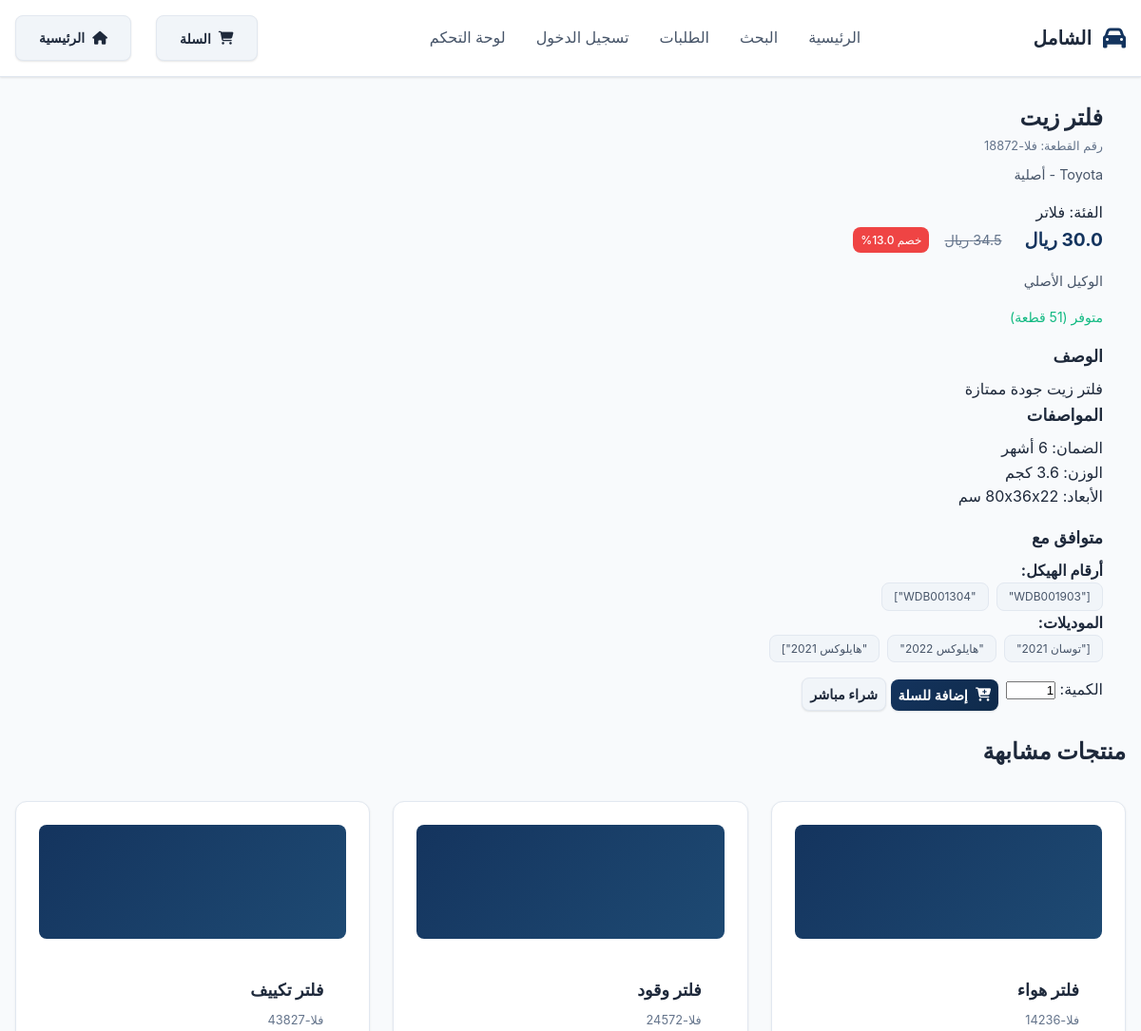
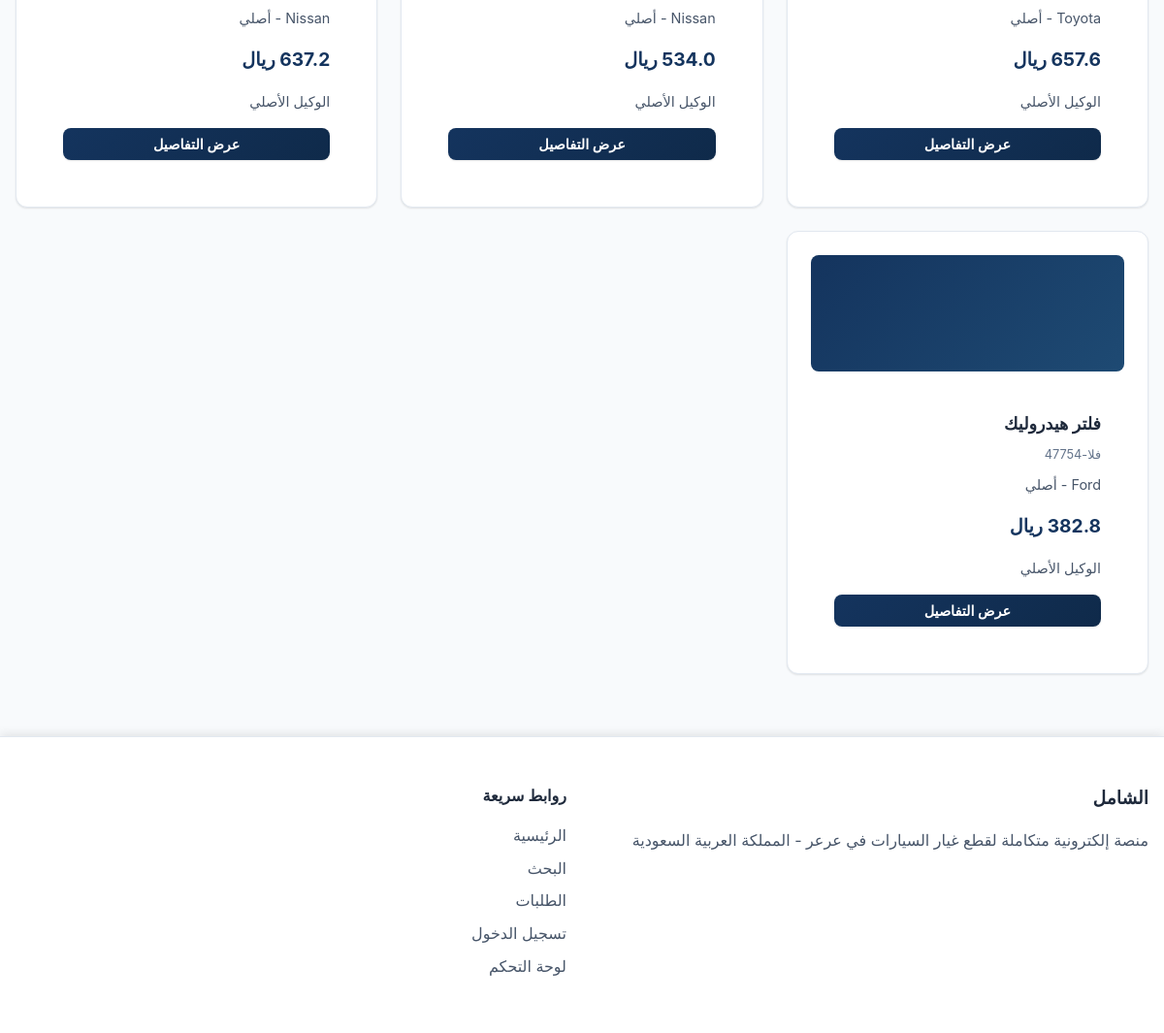
The page /product/PROD-00001 on the database its author committed (2 pictures, top to bottom).
### tables this page shows
CREATE TABLE products (
            id TEXT PRIMARY KEY,
            name TEXT NOT NULL,
            part_number TEXT NOT NULL,
            vin_compatible TEXT,
            model_compatible TEXT,
            supplier TEXT NOT NULL,
            price REAL NOT NULL,
            original_price REAL,
            type TEXT,
            brand TEXT,
            category TEXT,
            stock INTEGER DEFAULT 0,
            description TEXT,
            image TEXT DEFAULT 'default.jpg',
            warranty TEXT,
            weight TEXT,
            dimensions TEXT,
            created_at TIMESTAMP DEFAULT CURRENT_TIMESTAMP,
            FOREIGN KEY (supplier) REFERENCES suppliers(name)
        );

### app.py (the view)
@app.route('/product/<product_id>')
def product_detail(product_id):
    product = get_product_by_id(product_id)
    if not product:
        return redirect(url_for('index'))
    suppliers = get_all_suppliers()
    supplier = suppliers.get(product['supplier'])
    conn = get_db_connection()
    similar = conn.execute('SELECT * FROM products WHERE category = ? AND id != ? LIMIT 4',
                          (product['category'], product_id)).fetchall()
    conn.close()
    similar_products = []
    for s in similar:
        sp = dict_from_row(s)
        sp['vin_compatible'] = json.loads(sp['vin_compatible']) if sp['vin_compatible'] else []
        sp['model_compatible'] = json.loads(sp['model_compatible']) if sp['model_compatible'] else []
        similar_products.append(sp)
    return render_template('product_detail.html', product=product, supplier=supplier, similar_products=similar_products)

### app.py (called while the page is built)
def dict_from_row(row):
    return dict(row) if row else None

def get_all_suppliers():
    conn = get_db_connection()
    suppliers = conn.execute('SELECT * FROM suppliers').fetchall()
    conn.close()
    return {s['name']: dict_from_row(s) for s in suppliers}

def get_product_by_id(product_id):
    conn = get_db_connection()
    product = conn.execute('SELECT * FROM products WHERE id = ?', (product_id,)).fetchone()
    conn.close()
    if product:
        p = dict_from_row(product)
        p['vin_compatible'] = json.loads(p['vin_compatible']) if p['vin_compatible'] else []
        p['model_compatible'] = json.loads(p['model_compatible']) if p['model_compatible'] else []
        return p
    return None

### database.py (called while the page is built)
def get_db_connection():
    conn = sqlite3.connect(DB_PATH)
    conn.row_factory = sqlite3.Row
    return conn

### templates/product_detail.html (shortened to what this page needs)
<!DOCTYPE html>
<html lang="ar" dir="rtl">
<head>
    <link rel="stylesheet" href="https://cdnjs.cloudflare.com/ajax/libs/font-awesome/6.4.0/css/all.min.css">
    <link rel="stylesheet" href="{{ url_for('static', filename='css/main.css') }}">
</head>
<body>
    <header class="header">
        <div class="container">
            <div class="header-content">
                <div class="logo">
                    <i class="fa-solid fa-car"></i>
                    <h1>الشامل</h1>
                </div>
                <nav class="nav">
                    <ul>
                        <li><a href="{{ url_for('index') }}">الرئيسية</a></li>
                        <li><a href="{{ url_for('search') }}">البحث</a></li>
                        <li><a href="{{ url_for('orders') }}">الطلبات</a></li>
                        <li><a href="{{ url_for('admin') }}">تسجيل الدخول</a></li>
                        <li><a href="{{ url_for('customer_dashboard') }}">لوحة التحكم</a></li>
                    </ul>
                </nav>
                <div class="header-actions">
                    <button class="btn btn-secondary" onclick="openCart()"
                        style="position: relative; margin-left: 10px;">
                        <i class="fa-solid fa-shopping-cart"></i> السلة
                    </button>
                    <a href="{{ url_for('index') }}" class="btn btn-secondary"><i class="fa-solid fa-home"></i>
                        الرئيسية</a>
                </div>
            </div>
        </div>
    </header>
    <section class="product-detail-section">
        <div class="container">
            <div class="product-detail-content">
                <div class="product-info">
                    <h1>{{ product.name }}</h1>
                    <p class="product-part-number">رقم القطعة: {{ product.part_number }}</p>
                    <p class="product-brand">{{ product.brand }} - {{ product.type }}</p>
                    <p class="product-category">الفئة: {{ product.category }}</p>
                    <div class="product-price">
                        <span class="current-price">{{ product.price }} ريال</span>
                        {% if product.original_price > product.price %}
                        <span class="original-price">{{ product.original_price }} ريال</span>
                        <span class="discount">خصم {{ ((product.original_price - product.price) / product.original_price
                            * 100)|round }}%</span>
                        {% endif %}
                    </div>
                    <div class="product-supplier">
                        {{ product.supplier }}
                    </div>
                    <div class="product-stock">
                        {% if product.stock > 0 %}
                        <span class="in-stock">
                            متوفر ({{ product.stock }} قطعة)
                        </span>
                        {% else %}
                        <span class="out-of-stock">
                            غير متوفر
                        </span>
                        {% endif %}
                    </div>
                    <div class="product-description">
                        <h3>الوصف</h3>
                        <p>{{ product.description }}</p>
                    </div>
                    <div class="product-specifications">
                        <h3>المواصفات</h3>
                        <div class="specs-grid">
                            <div class="spec-item">
                                <span class="spec-label">الضمان:</span>
                                <span class="spec-value">{{ product.warranty }}</span>
                            </div>
                            <div class="spec-item">
                                <span class="spec-label">الوزن:</span>
                                <span class="spec-value">{{ product.weight }}</span>
                            </div>
                            <div class="spec-item">
                                <span class="spec-label">الأبعاد:</span>
                                <span class="spec-value">{{ product.dimensions }}</span>
                            </div>
                        </div>
                    </div>
                    <div class="product-compatibility">
                        <h3>متوافق مع</h3>
                        <div class="compatibility-section">
                            <h4>أرقام الهيكل:</h4>
                            <div class="compatibility-tags">
                                {% for vin in product.vin_compatible %}
                                <span class="tag">{{ vin }}</span>
                                {% endfor %}
                            </div>
                        </div>
                        <div class="compatibility-section">
                            <h4>الموديلات:</h4>
                            <div class="compatibility-tags">
                                {% for model in product.model_compatible %}
                                <span class="tag">{{ model }}</span>
                                {% endfor %}
                            </div>
                        </div>
                    </div>
                    <div class="product-actions">
                        <div class="quantity-selector">
                            <label for="quantity">الكمية:</label>
                            <input type="number" id="quantity" name="quantity" value="1" min="1"
                                max="{{ product.stock }}">
                        </div>
                        <div class="action-buttons">
                            {% if product.stock > 0 %}
                            <button class="btn btn-primary"
                                onclick="addToCart('{{ product.id }}', parseInt(document.getElementById('quantity').value) || 1)"><i
                                    class="fa-solid fa-cart-plus"></i> إضافة للسلة</button>
                            <button class="btn btn-secondary" onclick="buyNow('{{ product.id }}')">
                                شراء مباشر
                            </button>
                            {% endif %}
                        </div>
                    </div>
                </div>
            </div>
            {% if similar_products %}
            <div class="similar-products">
                <h2 style="margin-bottom: 2rem;">منتجات مشابهة</h2>
                <div class="products-grid">
                    {% for similar_product in similar_products %}
                    <div class="product-card">
                        <div class="product-image">
                        </div>
                        <div class="product-info">
                            <h3>{{ similar_product.name }}</h3>
                            <p class="product-part-number">{{ similar_product.part_number }}</p>
                            <p class="product-brand">{{ similar_product.brand }} - {{ similar_product.type }}</p>
                            <div class="product-price">
                                <span class="current-price">{{ similar_product.price }} ريال</span>
                            </div>
                            <div class="product-supplier">
                                {{ similar_product.supplier }}
                            </div>
                            <div class="product-actions">
                                <button class="btn btn-primary" onclick="viewProduct('{{ similar_product.id }}')">
                                    عرض التفاصيل
                                </button>
                            </div>
                        </div>
                    </div>
                    {% endfor %}
                </div>
            </div>
            {% endif %}
        </div>
    </section>
    <footer class="footer">
        <div class="container">
            <div class="footer-content">
                <div class="footer-section">
                    <h3>الشامل</h3>
                    <p>منصة إلكترونية متكاملة لقطع غيار السيارات في عرعر - المملكة العربية السعودية</p>
                </div>
                <div class="footer-section">
                    <h4>روابط سريعة</h4>
                    <ul>
                        <li><a href="{{ url_for('index') }}">الرئيسية</a></li>
                        <li><a href="{{ url_for('search') }}">البحث</a></li>
                        <li><a href="{{ url_for('orders') }}">الطلبات</a></li>
                        <li><a href="{{ url_for('admin') }}">تسجيل الدخول</a></li>
                        <li><a href="{{ url_for('customer_dashboard') }}">لوحة التحكم</a></li>
                    </ul>
                </div>
            </div>
        </div>
    </footer>
</body>
</html>

### rows shown on the page
products: name "فلتر زيت", part_number "فلا-18872", type "أصلية", category "فلاتر", price "30.0", original_price "34.5", original_price+price "13.0", supplier "الوكيل الأصلي", description "فلتر زيت جودة ممتازة", warranty "6 أشهر", weight "3.6 كجم", dimensions "80x36x22 سم"
products: name "فلتر هواء", part_number "فلا-14236", type "أصلي", price "657.6", supplier "الوكيل الأصلي"
products: name "فلتر وقود", part_number "فلا-24572", type "أصلي", price "534.0", supplier "الوكيل الأصلي"
products: name "فلتر تكييف", part_number "فلا-43827", type "أصلي", price "637.2", supplier "الوكيل الأصلي"
products: name "فلتر هيدروليك", part_number "فلا-47754", type "أصلي", supplier "الوكيل الأصلي"

### other values the page prints
{{ vin }} "[\"WDB001903\"" "\"WDB001304\"]"
{{ model }} "[\"توسان 2021\"" "\"هايلوكس 2022\"" "\"هايلوكس 2021\"]"
